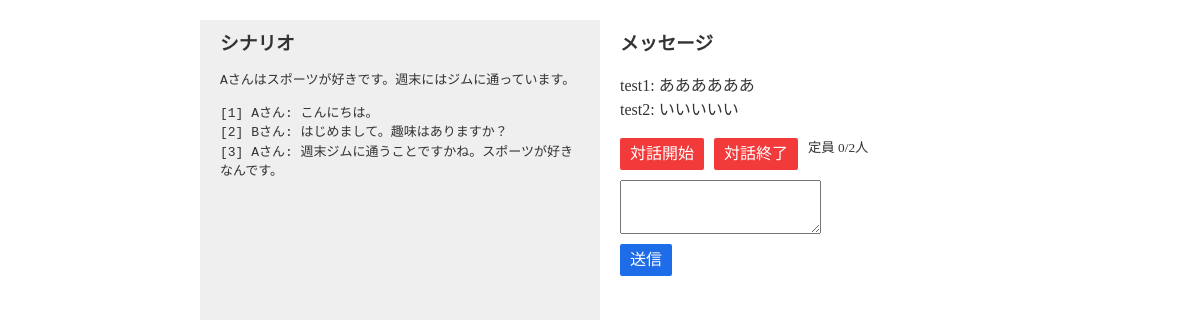
The app's page /rooms/f19d7ae3ea36400f933e0743d5e5261a (signed in) with its own data.
### flaskr/models/scenario.py (models this page shows, shortened)
class Scenario(db.Model):
    __tablename__ = "scenarios"
    id    = db.Column("id",    db.Integer,      primary_key=True)
    title = db.Column("title", db.String(100),  nullable=False,   unique=True)
    text  = db.Column("text",  db.String(5000), nullable=False)

### flaskr/models/message.py (models this page shows, shortened)
class Message(db.Model):
    __tablename__ = "messages"
    id      = db.Column("id",       db.Integer,     primary_key=True)
    text    = db.Column("status",   db.String(100), nullable=False)
    room_id = db.Column("room_id",  db.Integer, db.ForeignKey("rooms.id"), nullable=False)
    user_id = db.Column("user_id",  db.Integer, db.ForeignKey("users.id"), nullable=False)

### flaskr/models/user.py (models this page shows, shortened)
class User(db.Model):
    __tablename__ = "users"
    id        = db.Column("id",       db.Integer,     primary_key=True)
    name      = db.Column("name",     db.String(100), nullable=False, unique=True)
    role      = db.Column("role",     db.Enum(Role),  nullable=False,              default=Role.NORMAL)
    _password = db.Column("password", db.String(100), nullable=False)
    messages  = db.relationship("Message", backref="user", lazy=True)
    def _get_password(self):
        return self._password
    def _set_password(self, password):
        password = self.validate_password("password", password)
        if password:
            password = password.strip()
        self._password = generate_password_hash(password)
    password_descriptor = property(_get_password, _set_password)
    password = synonym("_password", descriptor=password_descriptor)
    def __repr__(self):
        return "<User id={self.id} name={self.name!r}>".format(self=self)
    def is_admin(self):
        return self.role == Role.ADMIN

### flaskr/views/rooms.py (the view)
@bp.route("/<string:hash_id>", methods=["GET"])
@login_required
def show(hash_id):
    user = g.user
    room = fetch_room_from_hash_id(hash_id)
    if room is None:
        abort(404)
    try:
        if user.is_admin():
            scenarios = room.scenarios
        else:
            if room.status == Status.USED:
                abort(404)
            room.include(user)
            scenarios = [room.fetch_scenario_of(user)]
        current_app.logger.info(f"[/rooms/{hash_id}] {user}")
        return render_template("rooms/show.html", room=room, scenarios=scenarios)
    except Exception as error:
        flash(error.args[0])
    return redirect(url_for("rooms.index"))

### flaskr/views/__init__.py (called while the page is built)
def login_required(f):
    @wraps(f)
    def decorated_view(*args, **kwargs):
        if g.user is None:
            return redirect(url_for("auth.login", next=request.path))
        return f(*args, **kwargs)
    return decorated_view

def load_user():
    user_id = session.get("user_id")
    if user_id is None:
        g.user = None
    else:
        g.user = User.query.get(user_id)

### flaskr/views/rooms.py (called while the page is built)
def fetch_room_from_hash_id(hash_id):
    room_list = Room.query.filter_by(hash_id=hash_id).all()
    if len(room_list) == 0:
        return None
    return room_list[0]

### flaskr/templates/rooms/show.html (shortened to what this page needs)
{% extends "layout_simple.html" %}
{% block body %}
  <div class="flex">
    <div class="scenario_area">
      <h3>シナリオ</h3>
      {% for scenario in scenarios %}
        <pre>{{ scenario.text }}</pre>
      {% endfor %}
    </div>
    <div class="message_area">
      <h3>メッセージ</h3>
      <ol id="messageList">
        {% for message in room.messages %}
          <li>
            <div class="message">
              {{ message.user.name }}: {{ message.text }}
            </div>
          </li>
        {% endfor %}
      </ol>
      <div class="form_horizontal">
        <input type="submit" value="対話開始" onclick="startMessage()" class="button danger">
        <input type="submit" value="対話終了" onclick="endMessage()" class="button danger">
        <small>定員 <span id="userList">0</span>/{{ room.scenarios|length }}人</small>
      </div>
      <form action="" method="" id="form">
        <div class="form_horizontal">
          <textarea type="text" id="text" name="text" /></textarea>
        </div>
        <div class="form_horizontal">
          <input type="submit" value="送信" class="button">
        </div>
      </form>
    </div>
  </div>
{% endblock %}

### flaskr/static/style.css (style rules this page uses)
:root { --color--white: #FFFFFF; --color--black: #333333; --color--gray: #EFEFEF; --color--green: #2FB76A; --color--blue: #1F6CE9; --color--lightblue: #66CDEF; --color--darkblue: #1B59BE; --color--red: #F33A3A; --color--darkred: #BE1414; --coloralpha--black: #3333332F; }
*, *::before, *::after { box-sizing: border-box; }
body { color: var(--color--black); }
pre { white-space: pre-wrap; }
.flex { display: flex; }
.form_horizontal { display: flex; margin: 10px auto; }
.form_horizontal > * { margin-right: 10px; }
.button { -webkit-appearance: button; -moz-appearance: button; appearance: button; text-decoration: none; color: initial; cursor: pointer; padding: 4px 10px; background: var(--color--blue); color: var(--color--white); border: 0; border-radius: 2px; }
.button.danger { background: var(--color--red); }
.scenario_area { flex: 1; background: var(--color--gray); padding: 10px 20px; height: calc(100vh - 40px); }
.message_area { flex: 1; background: var(--color--white); padding: 10px 20px; height: calc(100vh - 40px); }
.message_area ol { list-style: none; padding: 0; }

### records on screen
Scenario: text "Aさんはスポーツが好きです。週末にはジムに通っています。"
Scenario: text "[1] Aさん: こんにちは。 [2] Bさん: はじめまして。趣味はありますか？ [3] Aさん: 週末ジムに通うことですかね。スポーツが好きなんです。"
Message: user.name "test1", text "ああああああ"
Message: user.name "test2", text "いいいいい"

### other values on screen
{{ room.scenarios|length }} "2"
